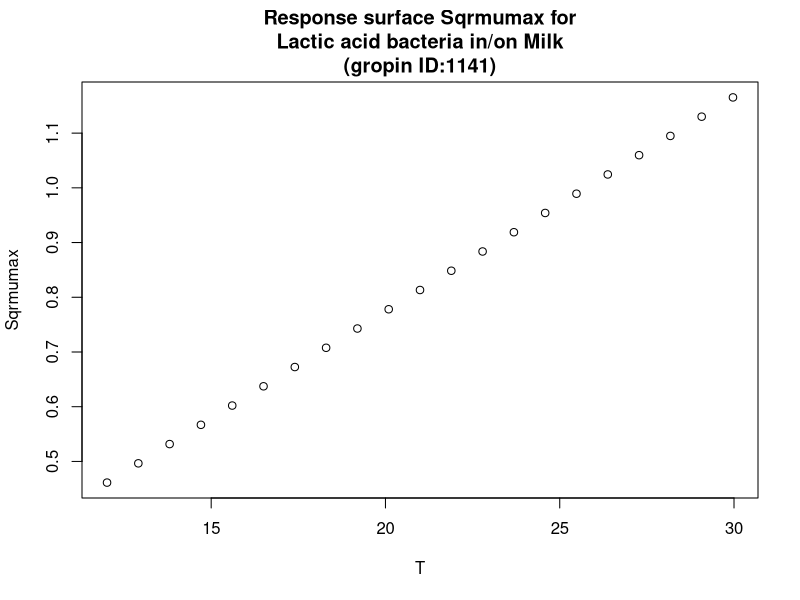

The R script that drew this image:
#############################
# start of Parameter script
#############################
T <- seq(12.012,29.97002997003,length.out=21)
#############################
# end of Parameter script
#############################
############################# 
# start of Model script Gropin ID 1141 
#############################
 
# constant coefficients for this model
 
variables <- data.frame(T)
argumentsPar <- expand.grid(variables)
 
# heart of the model
response_surface <- function(T) {
   mumax <-0.0392*(T-0.244)

return(mumax=mumax)
} 

# output parameters
responseSurface <- cbind(argumentsPar,response_surface(argumentsPar['T']))
colnames(responseSurface) <- c(colnames(argumentsPar),'Sqrmumax')
#############################
# End of Model script
#############################
############################# 
# start of Visualisation script Gropin ID 1141 
#############################
plot(T,responseSurface$'Sqrmumax',xlab='T',
                          ylab='Sqrmumax',main='Response surface Sqrmumax for
Lactic acid bacteria in/on Milk
(gropin ID:1141)')
#############################
# End of Visualisation script
#############################
